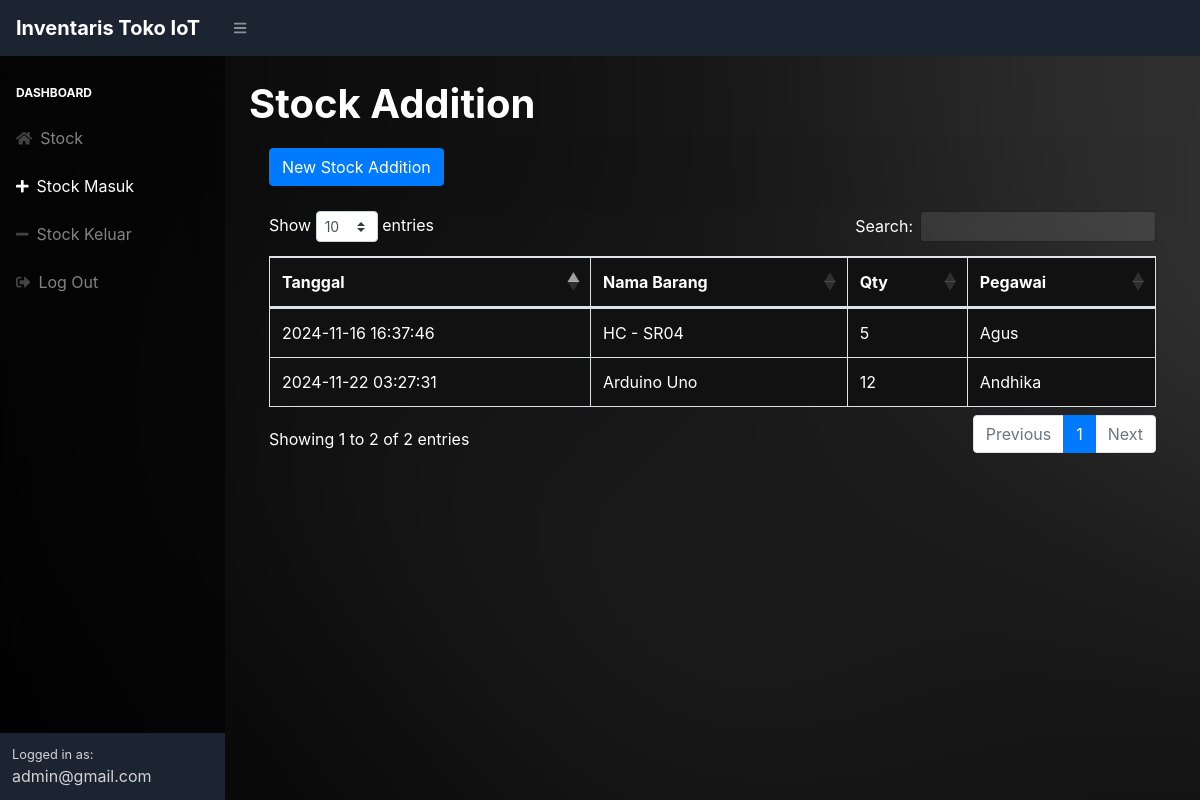
The app's page /masuk.php (signed in) with its own data.
### tables this page shows
CREATE TABLE `masuk` (
  `idmasuk` int(11) NOT NULL,
  `idbarang` int(11) NOT NULL,
  `tanggal` timestamp NOT NULL DEFAULT current_timestamp(),
  `keterangan` varchar(25) NOT NULL,
  `qty` int(11) NOT NULL
);

CREATE TABLE `stock` (
  `idbarang` int(11) NOT NULL,
  `namabarang` varchar(25) NOT NULL,
  `deskripsi` varchar(25) NOT NULL,
  `stock` int(11) NOT NULL
);

### masuk.php (the view, shortened to what this page needs)
<?php
require 'function.php';
?>
<!DOCTYPE html>
<html lang="en">
<head>
    <link href="css/styles.css" rel="stylesheet" />
    <link href="https://cdn.datatables.net/1.10.20/css/dataTables.bootstrap4.min.css" rel="stylesheet" />
</head>
<body style="background-image: url('assets/img/anu.png');">
    <nav class="sb-topnav navbar navbar-expand navbar-dark bg-dark">
        <a class="navbar-brand" href="javascript:void(0);" onclick="scrollToTop()">Inventaris Toko IoT</a>
        <button class="btn btn-link btn-sm order-1 order-lg-0" id="sidebarToggle" href="#"><i class="fas fa-bars"></i></button>
    </nav>
    <div id="layoutSidenav">
        <div id="layoutSidenav_nav">
            <nav class="sb-sidenav accordion sb-sidenav-dark" id="sidenavAccordion">
                <div class="sb-sidenav-menu">
                    <div class="nav">
                        <div class="sb-sidenav-menu-heading">Dashboard</div>
                        <a class="nav-link" href="index.php">
                            <div class="sb-nav-link-icon"><i class="fas fa-home"></i></div>
                            Stock
                        </a>
                        <a class="nav-link" href="masuk.php">
                            <div class="sb-nav-link-icon"><i class="fas fa-plus"></i></div>
                            Stock Masuk
                        </a>
                        <a class="nav-link" href="keluar.php">
                            <div class="sb-nav-link-icon"><i class="fas fa-minus"></i></i></div>
                            Stock Keluar
                        </a>
                        <a class="nav-link" href="logout.php">
                            <div class="sb-nav-link-icon"><i class="fas fa-sign-out-alt"></i></div>
                            Log Out
                        </a>
                    </div>
                </div>
                <div class="sb-sidenav-footer">
                    <div class="small">Logged in as:</div>
                    admin@gmail.com
                </div>
            </nav>
        </div>
        <div id="layoutSidenav_content">
            <main>
                <div class="container-fluid">
                    <h1 class="mt-4">Stock Addition</h1>
                    <div class="card mb-4">
                        <div class="card-header">
                            <button type="button" class="btn btn-primary" data-toggle="modal" data-target="#myModal">
                                New Stock Addition
                            </button>
                        </div>
                        <div class="card-body">
                            <div class="table-responsive">
                                <table class="table table-bordered" id="dataTable" width="100%" cellspacing="0">
                                    <thead>
                                        <tr>
                                            <th>Tanggal</th>
                                            <th>Nama Barang</th>
                                            <th>Qty</th>
                                            <th>Pegawai</th>
                                        </tr>
                                    </thead>
                                    <tbody>
                                        <?php
                                        $ambilsemua = mysqli_query($conn, "select * from masuk m, stock s where s.idbarang = m.idbarang");
                                        while ($data = mysqli_fetch_array($ambilsemua)) {
                                            $tanggal  = $data['tanggal'];
                                            $namabarang = $data['namabarang'];
                                            $qty = $data['qty'];
                                            $keterangan = $data['keterangan'];
                                        ?>
                                            <tr>
                                                <td><?= $tanggal ?></td>
                                                <td><?= $namabarang; ?></td>
                                                <td><?= $qty; ?></td>
                                                <td><?= $keterangan; ?></td>
                                            </tr>
                                        <?php
                                        };
                                        ?>
                                    </tbody>
                                </table>
                            </div>
                        </div>
                    </div>
                </div>
            </main>
        </div>
    </div>
</body>
</html>

### records on screen
masuk: tanggal "2024-11-16 16:37:46", idbarang.namabarang "HC - SR04", qty "5", keterangan "Agus"
masuk: tanggal "2024-11-22 03:27:31", idbarang.namabarang "Arduino Uno", qty "12", keterangan "Andhika"
